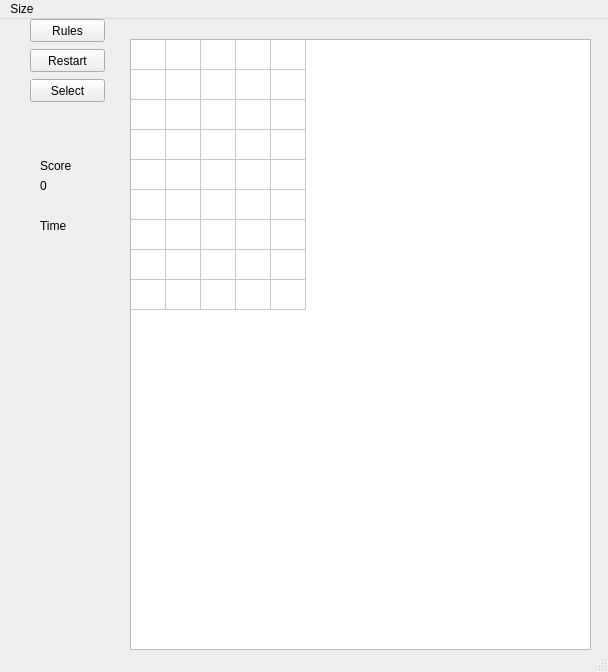
<?xml version="1.0" encoding="UTF-8"?>
<ui version="4.0">
 <class>MainWindow</class>
 <widget class="QMainWindow" name="MainWindow">
  <property name="geometry">
   <rect>
    <x>0</x>
    <y>0</y>
    <width>608</width>
    <height>672</height>
   </rect>
  </property>
  <property name="windowTitle">
   <string>MainWindow</string>
  </property>
  <widget class="QWidget" name="centralwidget">
   <widget class="QPushButton" name="SelectBttn">
    <property name="geometry">
     <rect>
      <x>30</x>
      <y>60</y>
      <width>75</width>
      <height>23</height>
     </rect>
    </property>
    <property name="text">
     <string>Select</string>
    </property>
   </widget>
   <widget class="QPushButton" name="RestartBttn">
    <property name="geometry">
     <rect>
      <x>30</x>
      <y>30</y>
      <width>75</width>
      <height>23</height>
     </rect>
    </property>
    <property name="text">
     <string>Restart</string>
    </property>
   </widget>
   <widget class="QTableWidget" name="GameFieldTW">
    <property name="geometry">
     <rect>
      <x>130</x>
      <y>20</y>
      <width>461</width>
      <height>611</height>
     </rect>
    </property>
    <property name="rowCount">
     <number>9</number>
    </property>
    <property name="columnCount">
     <number>5</number>
    </property>
    <attribute name="horizontalHeaderVisible">
     <bool>false</bool>
    </attribute>
    <attribute name="horizontalHeaderDefaultSectionSize">
     <number>35</number>
    </attribute>
    <attribute name="horizontalHeaderHighlightSections">
     <bool>true</bool>
    </attribute>
    <attribute name="horizontalHeaderMinimumSectionSize">
     <number>35</number>
    </attribute>
    <attribute name="verticalHeaderVisible">
     <bool>false</bool>
    </attribute>
    <attribute name="verticalHeaderHighlightSections">
     <bool>true</bool>
    </attribute>
    <row/>
    <row/>
    <row/>
    <row/>
    <row/>
    <row/>
    <row/>
    <row/>
    <row/>
    <column/>
    <column/>
    <column/>
    <column/>
    <column/>
   </widget>
   <widget class="QLabel" name="game_is_over">
    <property name="geometry">
     <rect>
      <x>20</x>
      <y>100</y>
      <width>60</width>
      <height>13</height>
     </rect>
    </property>
    <property name="text">
     <string/>
    </property>
   </widget>
   <widget class="QLabel" name="label">
    <property name="geometry">
     <rect>
      <x>40</x>
      <y>140</y>
      <width>46</width>
      <height>13</height>
     </rect>
    </property>
    <property name="text">
     <string>Score</string>
    </property>
   </widget>
   <widget class="QLabel" name="ScoreLb">
    <property name="geometry">
     <rect>
      <x>40</x>
      <y>160</y>
      <width>46</width>
      <height>13</height>
     </rect>
    </property>
    <property name="text">
     <string>0</string>
    </property>
   </widget>
   <widget class="QLabel" name="Lb2">
    <property name="geometry">
     <rect>
      <x>40</x>
      <y>200</y>
      <width>46</width>
      <height>13</height>
     </rect>
    </property>
    <property name="text">
     <string>Time</string>
    </property>
   </widget>
   <widget class="QPushButton" name="rulesBttn">
    <property name="geometry">
     <rect>
      <x>30</x>
      <y>0</y>
      <width>75</width>
      <height>23</height>
     </rect>
    </property>
    <property name="text">
     <string>Rules</string>
    </property>
   </widget>
  </widget>
  <widget class="QMenuBar" name="menubar">
   <property name="geometry">
    <rect>
     <x>0</x>
     <y>0</y>
     <width>608</width>
     <height>21</height>
    </rect>
   </property>
   <widget class="QMenu" name="menuSettings">
    <property name="title">
     <string>Size</string>
    </property>
    <addaction name="actionSize"/>
    <addaction name="actionHeight"/>
   </widget>
   <addaction name="menuSettings"/>
  </widget>
  <widget class="QStatusBar" name="statusbar"/>
  <action name="actionSize">
   <property name="text">
    <string>Width</string>
   </property>
  </action>
  <action name="actionHeight">
   <property name="text">
    <string>Height</string>
   </property>
  </action>
 </widget>
 <resources/>
 <connections/>
</ui>
